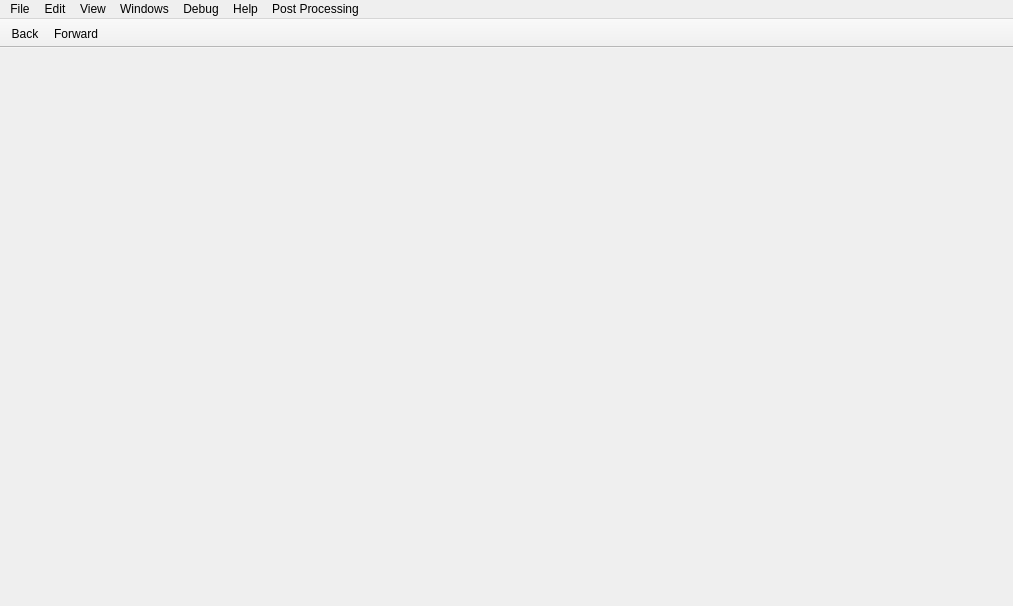
<?xml version="1.0" encoding="UTF-8"?>
<ui version="4.0">
 <class>MainWindow</class>
 <widget class="QMainWindow" name="MainWindow">
  <property name="geometry">
   <rect>
    <x>0</x>
    <y>0</y>
    <width>1013</width>
    <height>606</height>
   </rect>
  </property>
  <property name="sizePolicy">
   <sizepolicy hsizetype="Expanding" vsizetype="Expanding">
    <horstretch>0</horstretch>
    <verstretch>0</verstretch>
   </sizepolicy>
  </property>
  <property name="windowTitle">
   <string notr="true">Cutter</string>
  </property>
  <property name="styleSheet">
   <string notr="true">
</string>
  </property>
  <property name="documentMode">
   <bool>true</bool>
  </property>
  <property name="dockNestingEnabled">
   <bool>true</bool>
  </property>
  <widget class="QMenu" name="addExtraWidgets">
   <property name="title">
    <string>Add extra...</string>
   </property>
  </widget>
  <widget class="QMenuBar" name="menuBar">
   <property name="geometry">
    <rect>
     <x>0</x>
     <y>0</y>
     <width>1013</width>
     <height>22</height>
    </rect>
   </property>
   <property name="defaultUp">
    <bool>false</bool>
   </property>
   <property name="nativeMenuBar">
    <bool>true</bool>
   </property>
   <widget class="QMenu" name="menuFile">
    <property name="geometry">
     <rect>
      <x>378</x>
      <y>100</y>
      <width>162</width>
      <height>260</height>
     </rect>
    </property>
    <property name="title">
     <string>File</string>
    </property>
    <addaction name="actionNew"/>
    <addaction name="actionOpen"/>
    <addaction name="separator"/>
    <addaction name="actionImportPDB"/>
    <addaction name="separator"/>
    <addaction name="actionSave"/>
    <addaction name="actionSaveAs"/>
    <addaction name="actionExport_as_code"/>
    <addaction name="separator"/>
    <addaction name="actionRun_Script"/>
    <addaction name="separator"/>
    <addaction name="actionQuit"/>
    <addaction name="separator"/>
   </widget>
   <widget class="QMenu" name="menuView">
    <property name="title">
     <string>View</string>
    </property>
    <property name="tabsOnTop" stdset="0">
     <bool>false</bool>
    </property>
    <addaction name="actionRefresh_contents"/>
    <addaction name="separator"/>
    <addaction name="actionDefault"/>
    <addaction name="actionReset_settings"/>
    <addaction name="separator"/>
    <addaction name="actionLock"/>
    <addaction name="actionTabs_on_Top"/>
    <addaction name="actionGrouped_dock_dragging"/>
   </widget>
   <widget class="QMenu" name="menuHelp">
    <property name="title">
     <string>Help</string>
    </property>
    <addaction name="actionAbout"/>
    <addaction name="actionIssue"/>
   </widget>
   <widget class="QMenu" name="menuEdit">
    <property name="title">
     <string>Edit</string>
    </property>
    <addaction name="actionSearch"/>
    <addaction name="actionUndoSeek"/>
    <addaction name="actionRedoSeek"/>
    <addaction name="separator"/>
    <addaction name="actionPreferences"/>
   </widget>
   <widget class="QMenu" name="menuWindows">
    <property name="title">
     <string>Windows</string>
    </property>
    <widget class="QMenu" name="menuAddExtraWidget">
     <property name="title">
      <string>Add extra...</string>
     </property>
     <addaction name="actionExtraDisassembly"/>
     <addaction name="actionExtraGraph"/>
     <addaction name="actionExtraHexdump"/>
    </widget>
    <widget class="QMenu" name="menuPlugins">
     <property name="title">
      <string>Plugins</string>
     </property>
    </widget>
    <widget class="QMenu" name="menuAddInfoWidgets">
     <property name="title">
      <string>Info...</string>
     </property>
     <addaction name="actionClasses"/>
     <addaction name="actionEntrypoints"/>
     <addaction name="actionExports"/>
     <addaction name="actionFlags"/>
     <addaction name="actionHeaders"/>
     <addaction name="actionImports"/>
     <addaction name="actionRelocs"/>
     <addaction name="actionResources"/>
     <addaction name="actionSDBBrowser"/>
     <addaction name="actionSections"/>
     <addaction name="actionSegments"/>
     <addaction name="actionSymbols"/>
     <addaction name="actionVTables"/>
     <addaction name="actionZignatures"/>
    </widget>
    <widget class="QMenu" name="menuAddDebugWidgets">
     <property name="title">
      <string>Debug...</string>
     </property>
     <addaction name="actionBacktrace"/>
     <addaction name="actionBreakpoint"/>
     <addaction name="actionMemoryMap"/>
     <addaction name="actionRegisters"/>
     <addaction name="actionRegisterRefs"/>
     <addaction name="actionStack"/>
    </widget>
    <addaction name="actionDashboard"/>
    <addaction name="separator"/>
    <addaction name="actionDisassembly"/>
    <addaction name="actionGraph"/>
    <addaction name="actionFunctions"/>
    <addaction name="actionHexdump"/>
    <addaction name="actionPseudocode"/>
    <addaction name="actionOverview"/>
    <addaction name="separator"/>
    <addaction name="actionSearch"/>
    <addaction name="actionStrings"/>
    <addaction name="actionTypes"/>
    <addaction name="separator"/>
    <addaction name="menuAddInfoWidgets"/>
    <addaction name="menuAddDebugWidgets"/>
    <addaction name="separator"/>
    <addaction name="actionComments"/>
    <addaction name="actionConsole"/>
    <addaction name="separator"/>
    <addaction name="menuAddExtraWidget"/>
    <addaction name="menuPlugins"/>
   </widget>
   <widget class="QMenu" name="menuDebug">
    <property name="title">
     <string>Debug</string>
    </property>
   </widget>
   <widget class="QMenu" name="menuPP">
    <property name="title">
     <string>Post Processing</string>
    </property>
    <addaction name="actionPPProjectLoad"/>
    <addaction name="actionPPProjectSave"/>
    <addaction name="separator"/>
    <addaction name="actionPPReload"/>
    <addaction name="actionPPDecompile"/>
    <addaction name="actionPPCalculate"/>
   </widget>
   <addaction name="menuFile"/>
   <addaction name="menuEdit"/>
   <addaction name="menuView"/>
   <addaction name="menuWindows"/>
   <addaction name="menuDebug"/>
   <addaction name="menuHelp"/>
   <addaction name="menuPP"/>
  </widget>
  <widget class="QToolBar" name="mainToolBar">
   <property name="sizePolicy">
    <sizepolicy hsizetype="Preferred" vsizetype="Fixed">
     <horstretch>0</horstretch>
     <verstretch>0</verstretch>
    </sizepolicy>
   </property>
   <property name="contextMenuPolicy">
    <enum>Qt::DefaultContextMenu</enum>
   </property>
   <property name="windowTitle">
    <string notr="true">Main toolbar</string>
   </property>
   <property name="movable">
    <bool>false</bool>
   </property>
   <property name="iconSize">
    <size>
     <width>16</width>
     <height>16</height>
    </size>
   </property>
   <property name="toolButtonStyle">
    <enum>Qt::ToolButtonIconOnly</enum>
   </property>
   <attribute name="toolBarArea">
    <enum>TopToolBarArea</enum>
   </attribute>
   <attribute name="toolBarBreak">
    <bool>false</bool>
   </attribute>
   <addaction name="actionBackward"/>
   <addaction name="actionForward"/>
  </widget>
  <action name="actionDefault">
   <property name="text">
    <string>Reset Layout</string>
   </property>
   <property name="toolTip">
    <string>Reset layout</string>
   </property>
  </action>
  <action name="actionZen">
   <property name="text">
    <string>Zen Mode</string>
   </property>
   <property name="toolTip">
    <string>Zen mode</string>
   </property>
  </action>
  <action name="actionAbout">
   <property name="text">
    <string>About</string>
   </property>
  </action>
  <action name="actionIssue">
   <property name="text">
    <string>Report an issue</string>
   </property>
  </action>
  <action name="actionNew">
   <property name="text">
    <string>New</string>
   </property>
   <property name="shortcut">
    <string>Ctrl+N</string>
   </property>
  </action>
  <action name="actionPPDecompile">
   <property name="text">
    <string>Decompile</string>
   </property>
   <property name="shortcut">
    <string>Ctrl+D</string>
   </property>
  </action>
     <action name="actionPPReload">
         <property name="text">
             <string>Reload File</string>
         </property>
     </action>
  <action name="actionClose">
   <property name="text">
    <string>Close</string>
   </property>
  </action>
  <action name="actionSave_workspace">
   <property name="text">
    <string>Save layout</string>
   </property>
   <property name="toolTip">
    <string>Save layout</string>
   </property>
  </action>
  <action name="actionDocumentation">
   <property name="text">
    <string>Documentation</string>
   </property>
  </action>
  <action name="actionOpen">
   <property name="text">
    <string>Open</string>
   </property>
   <property name="shortcut">
    <string>Ctrl+O</string>
   </property>
  </action>
  <action name="actionSave">
   <property name="text">
    <string>Save</string>
   </property>
   <property name="shortcut">
    <string>Ctrl+S</string>
   </property>
  </action>
  <action name="actionUndoSeek">
   <property name="text">
    <string>Undo Seek</string>
   </property>
  </action>
  <action name="actionRedoSeek">
   <property name="text">
    <string>Redo Seek</string>
   </property>
  </action>
  <action name="actionCut">
   <property name="text">
    <string>Cut</string>
   </property>
  </action>
  <action name="actionCopy">
   <property name="text">
    <string>Copy</string>
   </property>
  </action>
  <action name="actionPaste">
   <property name="text">
    <string>Paste</string>
   </property>
  </action>
  <action name="actionDelete">
   <property name="text">
    <string>Delete</string>
   </property>
  </action>
  <action name="actionSelect_all">
   <property name="text">
    <string>Select all</string>
   </property>
   <property name="toolTip">
    <string>Select all</string>
   </property>
  </action>
  <action name="actionFind">
   <property name="text">
    <string>Find</string>
   </property>
  </action>
  <action name="actionFind_next">
   <property name="text">
    <string>Find next</string>
   </property>
   <property name="toolTip">
    <string>Find next</string>
   </property>
  </action>
  <action name="actionFind_previous">
   <property name="text">
    <string>Find previous</string>
   </property>
   <property name="toolTip">
    <string>Find previous</string>
   </property>
  </action>
  <action name="actionBackward">
   <property name="icon">
    <iconset resource="resources.qrc">
     <normaloff>:/img/icons/arrow_left.svg</normaloff>:/img/icons/arrow_left.svg</iconset>
   </property>
   <property name="text">
    <string>Back</string>
   </property>
   <property name="toolTip">
    <string>Go back</string>
   </property>
  </action>
  <action name="actionForward">
   <property name="icon">
    <iconset resource="resources.qrc">
     <normaloff>:/img/icons/arrow_right.svg</normaloff>:/img/icons/arrow_right.svg</iconset>
   </property>
   <property name="text">
    <string>Forward</string>
   </property>
  </action>
  <action name="actionLock">
   <property name="checkable">
    <bool>true</bool>
   </property>
   <property name="checked">
    <bool>true</bool>
   </property>
   <property name="text">
    <string>Unlock Panels</string>
   </property>
   <property name="toolTip">
    <string>Toggle panel locks</string>
   </property>
   <property name="iconVisibleInMenu">
    <bool>false</bool>
   </property>
  </action>
  <action name="actionLockUnlock">
   <property name="checkable">
    <bool>true</bool>
   </property>
   <property name="icon">
    <iconset resource="resources.qrc">
     <normaloff>:/unlock</normaloff>:/unlock</iconset>
   </property>
   <property name="text">
    <string>Lock/Unlock</string>
   </property>
   <property name="toolTip">
    <string>Lock/Unlock</string>
   </property>
  </action>
  <action name="actionStrings">
   <property name="checkable">
    <bool>true</bool>
   </property>
   <property name="text">
    <string>Strings</string>
   </property>
   <property name="toolTip">
    <string>Show/Hide Strings panel</string>
   </property>
  </action>
  <action name="actionSections">
   <property name="checkable">
    <bool>true</bool>
   </property>
   <property name="text">
    <string>Sections</string>
   </property>
   <property name="toolTip">
    <string>Show/Hide Sections panel</string>
   </property>
  </action>
  <action name="actionSegments">
   <property name="checkable">
    <bool>true</bool>
   </property>
   <property name="text">
    <string>Segments</string>
   </property>
   <property name="toolTip">
    <string>Show/Hide Segments panel</string>
   </property>
  </action>
  <action name="actionFunctions">
   <property name="checkable">
    <bool>true</bool>
   </property>
   <property name="text">
    <string>Functions</string>
   </property>
   <property name="toolTip">
    <string>Show/Hide Functions panel</string>
   </property>
  </action>
  <action name="actionImports">
   <property name="checkable">
    <bool>true</bool>
   </property>
   <property name="text">
    <string>Imports</string>
   </property>
   <property name="toolTip">
    <string>Show/Hide Imports panel</string>
   </property>
  </action>
  <action name="actionSymbols">
   <property name="checkable">
    <bool>true</bool>
   </property>
   <property name="text">
    <string>Symbols</string>
   </property>
   <property name="toolTip">
    <string>Show/Hide Symbols panel</string>
   </property>
  </action>
  <action name="actionRelocs">
   <property name="checkable">
    <bool>true</bool>
   </property>
   <property name="text">
    <string>Relocs</string>
   </property>
   <property name="toolTip">
    <string>Show/Hide Relocs panel</string>
   </property>
  </action>
  <action name="actionFlags">
   <property name="checkable">
    <bool>true</bool>
   </property>
   <property name="text">
    <string>Flags</string>
   </property>
   <property name="toolTip">
    <string>Show/Hide Flags panel</string>
   </property>
  </action>
  <action name="actionMem">
   <property name="checkable">
    <bool>false</bool>
   </property>
   <property name="text">
    <string>Memory</string>
   </property>
   <property name="toolTip">
    <string>Show/Hide Memory panel</string>
   </property>
  </action>
  <action name="actionTheme">
   <property name="checkable">
    <bool>false</bool>
   </property>
   <property name="icon">
    <iconset resource="resources.qrc">
     <normaloff>:/img/icons/themes.svg</normaloff>:/img/icons/themes.svg</iconset>
   </property>
   <property name="text">
    <string>Theme</string>
   </property>
   <property name="autoRepeat">
    <bool>false</bool>
   </property>
   <property name="menuRole">
    <enum>QAction::PreferencesRole</enum>
   </property>
  </action>
  <action name="actionTabs">
   <property name="icon">
    <iconset resource="resources.qrc">
     <normaloff>:/img/icons/tabs.svg</normaloff>:/img/icons/tabs.svg</iconset>
   </property>
   <property name="text">
    <string>Tabs up/down</string>
   </property>
   <property name="toolTip">
    <string>Tabs up/down</string>
   </property>
  </action>
  <action name="actionRefresh_Panels">
   <property name="icon">
    <iconset resource="resources.qrc">
     <normaloff>:/img/icons/spin.svg</normaloff>:/img/icons/spin.svg</iconset>
   </property>
   <property name="text">
    <string>Refresh</string>
   </property>
  </action>
  <action name="actionComments">
   <property name="checkable">
    <bool>true</bool>
   </property>
   <property name="text">
    <string>Comments</string>
   </property>
   <property name="toolTip">
    <string>Show/Hide comments</string>
   </property>
  </action>
  <action name="actionTabs_on_Top">
   <property name="checkable">
    <bool>true</bool>
   </property>
   <property name="text">
    <string>Show Tabs at the Top</string>
   </property>
   <property name="toolTip">
    <string>Toggle tab position</string>
   </property>
  </action>
  <action name="actionDark_Theme">
   <property name="text">
    <string>Dark Theme</string>
   </property>
  </action>
  <action name="actionLoad_workspace">
   <property name="text">
    <string>Load layout</string>
   </property>
   <property name="toolTip">
    <string>Load layout</string>
   </property>
  </action>
  <action name="actionWhite_Theme">
   <property name="text">
    <string>Default Theme</string>
   </property>
  </action>
  <action name="actionBindiff">
   <property name="text">
    <string>Bindiff</string>
   </property>
  </action>
  <action name="actionAnalysis">
   <property name="text">
    <string>Analysis</string>
   </property>
  </action>
  <action name="actionTest_menu">
   <property name="text">
    <string>Test menu</string>
   </property>
  </action>
  <action name="actionHexCopy_Hexpair">
   <property name="text">
    <string>Copy hexpair</string>
   </property>
   <property name="toolTip">
    <string>Copy hexpair</string>
   </property>
  </action>
  <action name="actionHexCopy_Text">
   <property name="text">
    <string>Copy text</string>
   </property>
   <property name="toolTip">
    <string>Copy text</string>
   </property>
  </action>
  <action name="actionHexCopy_ASCII">
   <property name="text">
    <string>Copy ASCII</string>
   </property>
  </action>
  <action name="actionHexInsert_String">
   <property name="text">
    <string>Insert string</string>
   </property>
   <property name="toolTip">
    <string>Insert string</string>
   </property>
  </action>
  <action name="actionHexInsert_Hex">
   <property name="text">
    <string>Insert hex</string>
   </property>
   <property name="toolTip">
    <string>Insert hex</string>
   </property>
  </action>
  <action name="actionHexEdit">
   <property name="text">
    <string>Edit</string>
   </property>
  </action>
  <action name="actionHexPaste">
   <property name="text">
    <string>Paste</string>
   </property>
  </action>
  <action name="actionDisas_ShowHideBytes">
   <property name="text">
    <string>Show/Hide bytes</string>
   </property>
  </action>
  <action name="actionDisasSwitch_case">
   <property name="text">
    <string>Switch case</string>
   </property>
  </action>
  <action name="actionDisasCopy_All">
   <property name="text">
    <string>Copy all</string>
   </property>
   <property name="toolTip">
    <string>Copy all</string>
   </property>
  </action>
  <action name="actionDisasCopy_Bytes">
   <property name="text">
    <string>Copy bytes</string>
   </property>
   <property name="toolTip">
    <string>Copy bytes</string>
   </property>
  </action>
  <action name="actionDisasCopy_Disasm">
   <property name="text">
    <string>Copy disasm</string>
   </property>
   <property name="toolTip">
    <string>Copy disasm</string>
   </property>
  </action>
  <action name="actionDisplayOptions">
   <property name="text">
    <string>Copy disasm</string>
   </property>
   <property name="toolTip">
    <string>Copy disasm</string>
   </property>
  </action>
  <action name="actionStart_Web_Server">
   <property name="checkable">
    <bool>true</bool>
   </property>
   <property name="icon">
    <iconset resource="resources.qrc">
     <normaloff>:/img/icons/cloud.svg</normaloff>:/img/icons/cloud.svg</iconset>
   </property>
   <property name="text">
    <string>Start web server</string>
   </property>
   <property name="toolTip">
    <string>Start web server</string>
   </property>
  </action>
  <action name="action1column">
   <property name="text">
    <string>1</string>
   </property>
  </action>
  <action name="action2columns">
   <property name="text">
    <string>2</string>
   </property>
  </action>
  <action name="action4columns">
   <property name="text">
    <string>4</string>
   </property>
  </action>
  <action name="action8columns">
   <property name="text">
    <string>8</string>
   </property>
  </action>
  <action name="action16columns">
   <property name="text">
    <string>16</string>
   </property>
  </action>
  <action name="action32columns">
   <property name="text">
    <string>32</string>
   </property>
  </action>
  <action name="action64columns">
   <property name="text">
    <string>64</string>
   </property>
  </action>
  <action name="actionSyntax_AT_T_Intel">
   <property name="text">
    <string>Syntax AT&amp;T/Intel</string>
   </property>
  </action>
  <action name="actionFunctionsRename">
   <property name="text">
    <string>Rename</string>
   </property>
  </action>
  <action name="actionFunctionsUndefine">
   <property name="text">
    <string>Undefine</string>
   </property>
  </action>
  <action name="actionDisasRename">
   <property name="text">
    <string>Rename</string>
   </property>
  </action>
  <action name="actionDisasmUndefine">
   <property name="text">
    <string>Undefine</string>
   </property>
  </action>
  <action name="actionDisasAdd_comment">
   <property name="text">
    <string>Add comment</string>
   </property>
  </action>
  <action name="actionhide_bottomPannel">
   <property name="checkable">
    <bool>true</bool>
   </property>
   <property name="icon">
    <iconset resource="resources.qrc">
     <normaloff>:/img/icons/down.svg</normaloff>:/img/icons/down.svg</iconset>
   </property>
   <property name="text">
    <string>Show/Hide bottom pannel</string>
   </property>
   <property name="toolTip">
    <string>Show/Hide bottom pannel</string>
   </property>
  </action>
  <action name="actionSDBBrowser">
   <property name="checkable">
    <bool>true</bool>
   </property>
   <property name="text">
    <string>SDB Browser</string>
   </property>
  </action>
  <action name="actionRun_Script">
   <property name="text">
    <string>Run Script</string>
   </property>
  </action>
  <action name="actionDashboard">
   <property name="checkable">
    <bool>true</bool>
   </property>
   <property name="text">
    <string>Dashboard</string>
   </property>
   <property name="toolTip">
    <string>Show/Hide Dashboard panel</string>
   </property>
  </action>
  <action name="actionReset_settings">
   <property name="text">
    <string>Reset Settings</string>
   </property>
   <property name="toolTip">
    <string>Reset settings</string>
   </property>
  </action>
  <action name="actionQuit">
   <property name="text">
    <string>Quit</string>
   </property>
   <property name="shortcut">
    <string>Ctrl+Q</string>
   </property>
  </action>
  <action name="actionExports">
   <property name="checkable">
    <bool>true</bool>
   </property>
   <property name="text">
    <string>Exports</string>
   </property>
   <property name="toolTip">
    <string>Show/Hide Exports panel</string>
   </property>
  </action>
  <action name="actionRefresh_contents">
   <property name="text">
    <string>Refresh Contents</string>
   </property>
   <property name="toolTip">
    <string>Refresh contents</string>
   </property>
  </action>
  <action name="actionDisplay_Esil">
   <property name="checkable">
    <bool>true</bool>
   </property>
   <property name="text">
    <string>Show ESIL rather than assembly</string>
   </property>
  </action>
  <action name="actionDisplay_Pseudocode">
   <property name="checkable">
    <bool>true</bool>
   </property>
   <property name="text">
    <string>Show pseudocode rather than assembly</string>
   </property>
  </action>
  <action name="actionEntrypoints">
   <property name="checkable">
    <bool>true</bool>
   </property>
   <property name="text">
    <string>Entry Points</string>
   </property>
  </action>
  <action name="actionDisplay_Offsets">
   <property name="checkable">
    <bool>true</bool>
   </property>
   <property name="checked">
    <bool>true</bool>
   </property>
   <property name="text">
    <string>Display offsets</string>
   </property>
  </action>
  <action name="actionPreferences">
   <property name="text">
    <string>Preferences</string>
   </property>
  </action>
  <action name="actionSaveAs">
   <property name="text">
    <string>Save As...</string>
   </property>
  </action>
  <action name="actionTmp">
   <property name="text">
    <string>Tmp</string>
   </property>
  </action>
  <action name="actionDisassembly">
   <property name="checkable">
    <bool>true</bool>
   </property>
   <property name="text">
    <string>Disassembly</string>
   </property>
  </action>
  <action name="actionGraph">
   <property name="checkable">
    <bool>true</bool>
   </property>
   <property name="text">
    <string>Graph</string>
   </property>
  </action>
  <action name="actionOverview">
   <property name="checkable">
    <bool>true</bool>
   </property>
   <property name="text">
    <string>Graph Overview</string>
   </property>
  </action>
  <action name="actionPseudocode">
   <property name="checkable">
    <bool>true</bool>
   </property>
   <property name="text">
    <string>Pseudocode</string>
   </property>
  </action>
  <action name="actionHexdump">
   <property name="checkable">
    <bool>true</bool>
   </property>
   <property name="text">
    <string>Hexdump</string>
   </property>
  </action>
  <action name="actionConsole">
   <property name="checkable">
    <bool>true</bool>
   </property>
   <property name="text">
    <string>Console</string>
   </property>
  </action>
  <action name="actionStack">
   <property name="checkable">
    <bool>true</bool>
   </property>
   <property name="text">
    <string>Stack</string>
   </property>
  </action>
  <action name="actionRegisters">
   <property name="checkable">
    <bool>true</bool>
   </property>
   <property name="text">
    <string>Registers</string>
   </property>
  </action>
  <action name="actionBacktrace">
   <property name="checkable">
    <bool>true</bool>
   </property>
   <property name="text">
    <string>Backtrace</string>
   </property>
  </action>
  <action name="actionMemoryMap">
   <property name="checkable">
    <bool>true</bool>
   </property>
   <property name="text">
    <string>Memory map</string>
   </property>
  </action>
  <action name="actionBreakpoint">
   <property name="checkable">
    <bool>true</bool>
   </property>
   <property name="text">
    <string>Breakpoints</string>
   </property>
  </action>
  <action name="actionRegisterRefs">
   <property name="checkable">
    <bool>true</bool>
   </property>
   <property name="text">
    <string>Register References</string>
   </property>
  </action>
  <action name="actionClasses">
   <property name="checkable">
    <bool>true</bool>
   </property>
   <property name="text">
    <string>Classes</string>
   </property>
  </action>
  <action name="actionImportPDB">
   <property name="text">
    <string>Import PDB</string>
   </property>
  </action>
  <action name="actionAnalyze">
   <property name="text">
    <string>Analyze</string>
   </property>
  </action>
  <action name="actionResources">
   <property name="checkable">
    <bool>true</bool>
   </property>
   <property name="text">
    <string>Resources</string>
   </property>
  </action>
  <action name="actionVTables">
   <property name="checkable">
    <bool>true</bool>
   </property>
   <property name="text">
    <string>VTables</string>
   </property>
   <property name="toolTip">
    <string>Show/Hide VTables panel</string>
   </property>
  </action>
  <action name="actionTypes">
   <property name="checkable">
    <bool>true</bool>
   </property>
   <property name="text">
    <string>Types</string>
   </property>
   <property name="toolTip">
    <string>Show/Hide Types panel</string>
   </property>
  </action>
  <action name="actionSearch">
   <property name="checkable">
    <bool>true</bool>
   </property>
   <property name="text">
    <string>Search</string>
   </property>
   <property name="toolTip">
    <string>Show/Hide Search panel</string>
   </property>
  </action>
  <action name="actionHeaders">
   <property name="checkable">
    <bool>true</bool>
   </property>
   <property name="text">
    <string>Headers</string>
   </property>
   <property name="toolTip">
    <string>Show/Hide Headers panel</string>
   </property>
  </action>
  <action name="actionZignatures">
   <property name="checkable">
    <bool>true</bool>
   </property>
   <property name="text">
    <string>Zignatures</string>
   </property>
   <property name="toolTip">
    <string>Show/Hide Zignatures panel</string>
   </property>
  </action>
  <action name="actionExport_as_code">
   <property name="text">
    <string>Export as code</string>
   </property>
  </action>
  <action name="actionExtraHexdump">
   <property name="text">
    <string>Hexdump view</string>
   </property>
  </action>
  <action name="actionExtraDisassembly">
   <property name="text">
    <string>Disassembly view</string>
   </property>
  </action>
  <action name="actionRe_Decompile">
   <property name="text">
    <string>Decompile</string>
   </property>
  </action>
  <action name="actionPPProjectSave">
   <property name="text">
    <string>Save PP Project</string>
   </property>
  </action>
     <action name="actionPPProjectLoad">
         <property name="text">
             <string>Load PP Project</string>
         </property>
     </action>
     <action name="actionPPProjectLoad">
         <property name="text">
             <string>Load PP Project</string>
         </property>
     </action>
     <action name="actionPPCalculate">
         <property name="text">
             <string>Calculate States</string>
         </property>
     </action>
  <action name="actionExtraGraph">
   <property name="text">
    <string>Graph view</string>
   </property>
  </action>
  <action name="actionGrouped_dock_dragging">
   <property name="checkable">
    <bool>true</bool>
   </property>
   <property name="checked">
    <bool>true</bool>
   </property>
   <property name="text">
    <string>Grouped dock dragging</string>
   </property>
  </action>
 </widget>
 <layoutdefault spacing="6" margin="11"/>
 <resources>
  <include location="resources.qrc"/>
 </resources>
 <connections/>
</ui>
